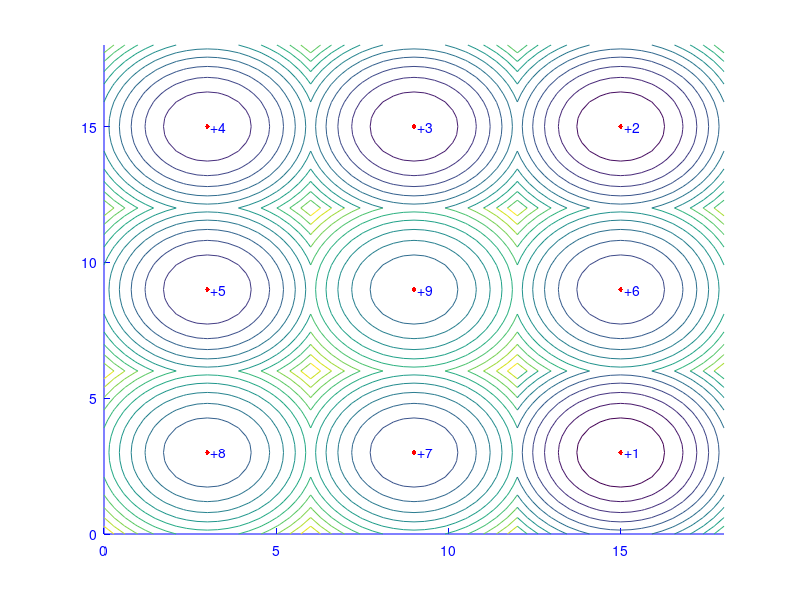

Write MATLAB code to recreate this figure.
function cont2()
% cont2()
% To plot the contours of a multi-modal functions in the parameter space
% by optimization without not-strict restrictions

% All Rights Reserved, 
% Revision 3.0, Oct. 1996
% Evolution Strategy Toolbox 1993-96
% To Thanh Binh University of Magdeburg Germany



k=3;
hold off

x1=meshgrid(k*[0:.1:2]);
x2=meshgrid(k*[2:.1:4]);
x3=meshgrid(k*[4:.1:6]);
y1=x1';y2=x2';y3=x3';
pos1=k*[1,3,5];
z1=(x1-pos1(1)).^2+(y1-pos1(1)).^2+8;
z2=(x1-pos1(1)).^2+(y2-pos1(2)).^2+5;
z3=(x1-pos1(1)).^2+(y3-pos1(3)).^2+4;
z4=(x2-pos1(2)).^2+(y1-pos1(1)).^2+7;
z5=(x2-pos1(2)).^2+(y2-pos1(2)).^2+9;
z6=(x2-pos1(2)).^2+(y3-pos1(3)).^2+3;
z7=(x3-pos1(3)).^2+(y1-pos1(1)).^2+1;
z8=(x3-pos1(3)).^2+(y2-pos1(2)).^2+6;
z9=(x3-pos1(3)).^2+(y3-pos1(3)).^2+2;
hold on
contour(x1,y1,z1);
contour(x1,y2,z2);
contour(x1,y3,z3);
contour(x2,y1,z4);
contour(x2,y2,z5);
contour(x2,y3,z6);
contour(x3,y1,z7);
contour(x3,y2,z8);
contour(x3,y3,z9);
plot([pos1',pos1',pos1'],[pos1;pos1;pos1],'r.','markersize',10);

text(pos1(1)+.1,pos1(1),'+8','color','b')
text(pos1(1)+.1,pos1(2),'+5','color','b')
text(pos1(1)+.1,pos1(3),'+4','color','b')
text(pos1(2)+.1,pos1(1),'+7','color','b')
text(pos1(2)+.1,pos1(2),'+9','color','b')
text(pos1(2)+.1,pos1(3),'+3','color','b')
text(pos1(3)+.1,pos1(1),'+1','color','b')
text(pos1(3)+.1,pos1(2),'+6','color','b')
text(pos1(3)+.1,pos1(3),'+2','color','b')

axis(k*[0 6 0 6]);

set(gca,'xcolor','b','ycolor','b');
